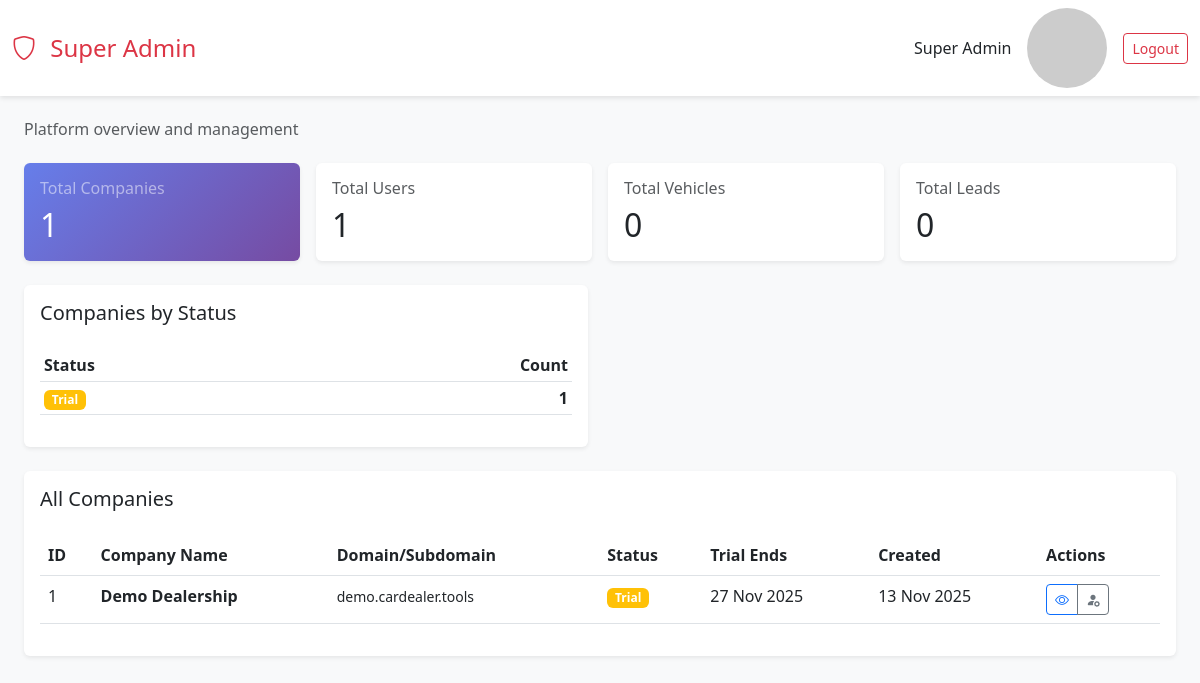
Screenshot of /super-admin (signed in) with the database file from the repository.
### tables this page shows
CREATE TABLE IF NOT EXISTS users (
    user_id INT AUTO_INCREMENT PRIMARY KEY,
    company_id INT,
    email VARCHAR(255) UNIQUE NOT NULL,
    password_hash VARCHAR(255) NOT NULL,
    first_name VARCHAR(100),
    last_name VARCHAR(100),
    phone VARCHAR(50),
    profile_image VARCHAR(500),
    user_type TINYINT DEFAULT 1,
    user_role ENUM('owner', 'manager', 'sales', 'receptionist') DEFAULT 'sales',
    status ENUM('active', 'inactive', 'suspended', 'deleted') DEFAULT 'active',
    email_verified TINYINT DEFAULT 0,
    email_activation_code VARCHAR(100),
    google_calendar_access_token TEXT,
    google_calendar_refresh_token TEXT,
    google_calendar_expires_at DATETIME,
    last_login DATETIME,
    created_date DATETIME DEFAULT CURRENT_TIMESTAMP,
    last_updated DATETIME DEFAULT CURRENT_TIMESTAMP ON UPDATE CURRENT_TIMESTAMP,
    INDEX idx_company (company_id),
    INDEX idx_email (email),
    INDEX idx_status (status)
);

CREATE TABLE IF NOT EXISTS core_company (
    company_id INT AUTO_INCREMENT PRIMARY KEY,
    company_name VARCHAR(255) NOT NULL,
    trading_name VARCHAR(255),
    company_email VARCHAR(255),
    company_phone VARCHAR(50),
    company_address TEXT,
    city VARCHAR(100),
    county VARCHAR(100),
    postcode VARCHAR(20),
    country VARCHAR(100) DEFAULT 'Ireland',
    vat_number VARCHAR(50),
    company_registration VARCHAR(50),
    plan_id INT,
    domain VARCHAR(255),
    subdomain VARCHAR(100),
    logo_url VARCHAR(500),
    favicon_url VARCHAR(500),
    primary_color VARCHAR(10) DEFAULT '#007bff',
    secondary_color VARCHAR(10) DEFAULT '#6c757d',
    opening_hours JSON,
    social_facebook VARCHAR(255),
    social_instagram VARCHAR(255),
    social_twitter VARCHAR(255),
    social_linkedin VARCHAR(255),
    google_analytics_id VARCHAR(50),
    google_tag_manager_id VARCHAR(50),
    status ENUM('active', 'suspended', 'trial') DEFAULT 'trial',
    trial_ends_at DATE,
    created_date DATETIME DEFAULT CURRENT_TIMESTAMP,
    last_updated DATETIME DEFAULT CURRENT_TIMESTAMP ON UPDATE CURRENT_TIMESTAMP,
    INDEX idx_domain (domain),
    INDEX idx_subdomain (subdomain)
);

### app/controllers/super-admin/dashboard.php (called while the page is built, shortened)
<?php
$user_data = fn_core_session_get_user_data($_SESSION['email']);
$companies = fn_company_get_all(100, 0);
$total_companies = fn_company_count_all();
$query = "SELECT COUNT(*) as total FROM users";
$total_users_result = fn_core_database_row($query, []);
$total_users = $total_users_result['total'];
$query = "SELECT COUNT(*) as total FROM vehicles";
$total_vehicles_result = fn_core_database_row($query, []);
$total_vehicles = $total_vehicles_result['total'];
$query = "SELECT COUNT(*) as total FROM crm_leads";
$total_leads_result = fn_core_database_row($query, []);
$total_leads = $total_leads_result['total'];
$query = "SELECT status, COUNT(*) as count FROM core_company GROUP BY status";
$companies_by_status = fn_core_database_rows($query, []);
$page_header = [
    'title' => 'Super Admin Dashboard',
    'subtitle' => 'Platform overview and management'
];
require BASE_PATH . 'views/super-admin/dashboard.php';

### app/functions/fn_core_database.php (called while the page is built, shortened)
<?php
function fn_core_database_connection() {
    $config = require BASE_PATH . 'config.php';
    $username = $config['database']['username'];
    $password = $config['database']['password'];
    $dsn = 'mysql:' . http_build_query($config['database'], '', ';');
    try {
        $pdo = new PDO($dsn, $username, $password, [
            PDO::ATTR_DEFAULT_FETCH_MODE => PDO::FETCH_ASSOC,
            PDO::ATTR_ERRMODE => PDO::ERRMODE_EXCEPTION,
            PDO::ATTR_EMULATE_PREPARES => false
        ]);
        return $pdo;
    } catch (PDOException $e) {
        die('Database connection failed: ' . $e->getMessage());
    }
}
function fn_core_database_rows($query, $params = []) {
    $pdo = fn_core_database_connection();
    $stmt = $pdo->prepare($query);
    $stmt->execute($params);
    return $stmt->fetchAll();
}
function fn_core_database_row($query, $params = []) {
    $pdo = fn_core_database_connection();
    $stmt = $pdo->prepare($query);
    $stmt->execute($params);
    return $stmt->fetch();
}

### app/functions/fn_core_session.php (called while the page is built, shortened)
<?php
function fn_core_session_get_user_data($email) {
    $query = "SELECT * FROM users WHERE email = :email LIMIT 1";
    return fn_core_database_row($query, ['email' => $email]);
}
function fn_get_gravatar($email, $size = 80) {
    $hash = md5(strtolower(trim($email)));
    return "https://www.gravatar.com/avatar/$hash?s=$size&d=mp";
}

### app/functions/fn_company.php (called while the page is built, shortened)
<?php
function fn_company_get_all($limit = 50, $offset = 0) {
    $query = "SELECT * FROM core_company ORDER BY created_date DESC LIMIT ? OFFSET ?";
    return fn_core_database_rows($query, [$limit, $offset]);
}
function fn_company_count_all() {
    $query = "SELECT COUNT(*) as count FROM core_company";
    $result = fn_core_database_row($query, []);
    return $result['count'];
}

### views/super-admin/dashboard.php (the view, shortened to what this page needs)
<!DOCTYPE html>
<html lang="en">
<head>
    <link href="https://cdn.jsdelivr.net/npm/bootstrap@5.3.0/dist/css/bootstrap.min.css" rel="stylesheet">
    <link rel="stylesheet" href="https://cdn.jsdelivr.net/npm/bootstrap-icons@1.10.0/font/bootstrap-icons.css">
</head>
<body>
    <nav class="navbar navbar-expand-lg navbar-light">
        <div class="container-fluid">
            <h4 class="mb-0 text-danger"><i class="bi bi-shield me-2"></i> Super Admin</h4>
            <div class="d-flex align-items-center">
                <span class="me-3"><?= htmlspecialchars($user_data['first_name'] . ' ' . $user_data['last_name']) ?></span>
                <img src="<?= fn_get_gravatar($user_data['email'], 40) ?>" class="rounded-circle me-3" alt="User">
                <a href="/logout" class="btn btn-outline-danger btn-sm">Logout</a>
            </div>
        </div>
    </nav>
    <div class="container-fluid p-4">
        <h6 class="text-muted mb-4"><?= $page_header['subtitle'] ?></h6>
        <div class="row g-3 mb-4">
            <div class="col-md-3">
                <div class="card border-0 shadow-sm" style="background: linear-gradient(135deg, #667eea 0%, #764ba2 100%); color: white;">
                    <div class="card-body">
                        <h6 class="text-white-50 mb-2">Total Companies</h6>
                        <h2 class="mb-0"><?= $total_companies ?></h2>
                    </div>
                </div>
            </div>
            <div class="col-md-3">
                <div class="card border-0 shadow-sm">
                    <div class="card-body">
                        <h6 class="text-muted mb-2">Total Users</h6>
                        <h2 class="mb-0"><?= $total_users ?></h2>
                    </div>
                </div>
            </div>
            <div class="col-md-3">
                <div class="card border-0 shadow-sm">
                    <div class="card-body">
                        <h6 class="text-muted mb-2">Total Vehicles</h6>
                        <h2 class="mb-0"><?= $total_vehicles ?></h2>
                    </div>
                </div>
            </div>
            <div class="col-md-3">
                <div class="card border-0 shadow-sm">
                    <div class="card-body">
                        <h6 class="text-muted mb-2">Total Leads</h6>
                        <h2 class="mb-0"><?= $total_leads ?></h2>
                    </div>
                </div>
            </div>
        </div>
        <div class="row mb-4">
            <div class="col-md-6">
                <div class="card border-0 shadow-sm">
                    <div class="card-body">
                        <h5 class="mb-4">Companies by Status</h5>
                        <div class="table-responsive">
                            <table class="table table-sm">
                                <thead>
                                    <tr>
                                        <th>Status</th>
                                        <th class="text-end">Count</th>
                                    </tr>
                                </thead>
                                <tbody>
                                    <?php foreach ($companies_by_status as $status): ?>
                                        <tr>
                                            <td>
                                                <?php
                                                $badgeColors = ['trial' => 'warning', 'active' => 'success', 'suspended' => 'danger'];
                                                $color = $badgeColors[$status['status']] ?? 'secondary';
                                                ?>
                                                <span class="badge bg-<?= $color ?>"><?= ucfirst($status['status']) ?></span>
                                            </td>
                                            <td class="text-end"><strong><?= $status['count'] ?></strong></td>
                                        </tr>
                                    <?php endforeach; ?>
                                </tbody>
                            </table>
                        </div>
                    </div>
                </div>
            </div>
        </div>
        <div class="card border-0 shadow-sm">
            <div class="card-body">
                <h5 class="mb-4">All Companies</h5>
                <div class="table-responsive">
                    <table class="table table-hover">
                        <thead>
                            <tr>
                                <th>ID</th>
                                <th>Company Name</th>
                                <th>Domain/Subdomain</th>
                                <th>Status</th>
                                <th>Trial Ends</th>
                                <th>Created</th>
                                <th>Actions</th>
                            </tr>
                        </thead>
                        <tbody>
                            <?php foreach ($companies as $company): ?>
                                <tr>
                                    <td><?= $company['company_id'] ?></td>
                                    <td><strong><?= htmlspecialchars($company['company_name']) ?></strong></td>
                                    <td>
                                        <?php if ($company['subdomain']): ?>
                                            <small><?= htmlspecialchars($company['subdomain']) ?>.cardealer.tools</small>
                                        <?php elseif ($company['domain']): ?>
                                            <small><?= htmlspecialchars($company['domain']) ?></small>
                                        <?php else: ?>
                                            <small class="text-muted">Not set</small>
                                        <?php endif; ?>
                                    </td>
                                    <td>
                                        <?php
                                        $badgeColors = ['trial' => 'warning', 'active' => 'success', 'suspended' => 'danger'];
                                        $color = $badgeColors[$company['status']] ?? 'secondary';
                                        ?>
                                        <span class="badge bg-<?= $color ?>"><?= ucfirst($company['status']) ?></span>
                                    </td>
                                    <td>
                                        <?php if ($company['trial_ends_at']): ?>
                                            <?= date('d M Y', strtotime($company['trial_ends_at'])) ?>
                                        <?php else: ?>
                                            -
                                        <?php endif; ?>
                                    </td>
                                    <td><?= date('d M Y', strtotime($company['created_date'])) ?></td>
                                    <td>
                                        <div class="btn-group btn-group-sm">
                                            <button class="btn btn-outline-primary" title="View">
                                                <i class="bi bi-eye"></i>
                                            </button>
                                            <button class="btn btn-outline-secondary" title="Impersonate">
                                                <i class="bi bi-person-fill-gear"></i>
                                            </button>
                                        </div>
                                    </td>
                                </tr>
                            <?php endforeach; ?>
                        </tbody>
                    </table>
                </div>
            </div>
        </div>
    </div>
</body>
</html>

### views/super-admin/dashboard.php (style rules this page uses)
body { min-height: 100vh; background: #f8f9fa; }
.navbar { background: #fff; box-shadow: 0 2px 5px rgba(0,0,0,0.1); }

### rows the page displays
users: first_name+last_name "Super Admin"
core_company: company_id "1", company_name "Demo Dealership", subdomain "demo", status "Trial", trial_ends_at "27 Nov 2025", created_date "13 Nov 2025"

### other values shown
$page_header['subtitle'] "Platform overview and management"
$total_companies "1"
$total_users "1"
$total_vehicles "0"
$total_leads "0"
$status['status'] "Trial"
$status['count'] "1"
